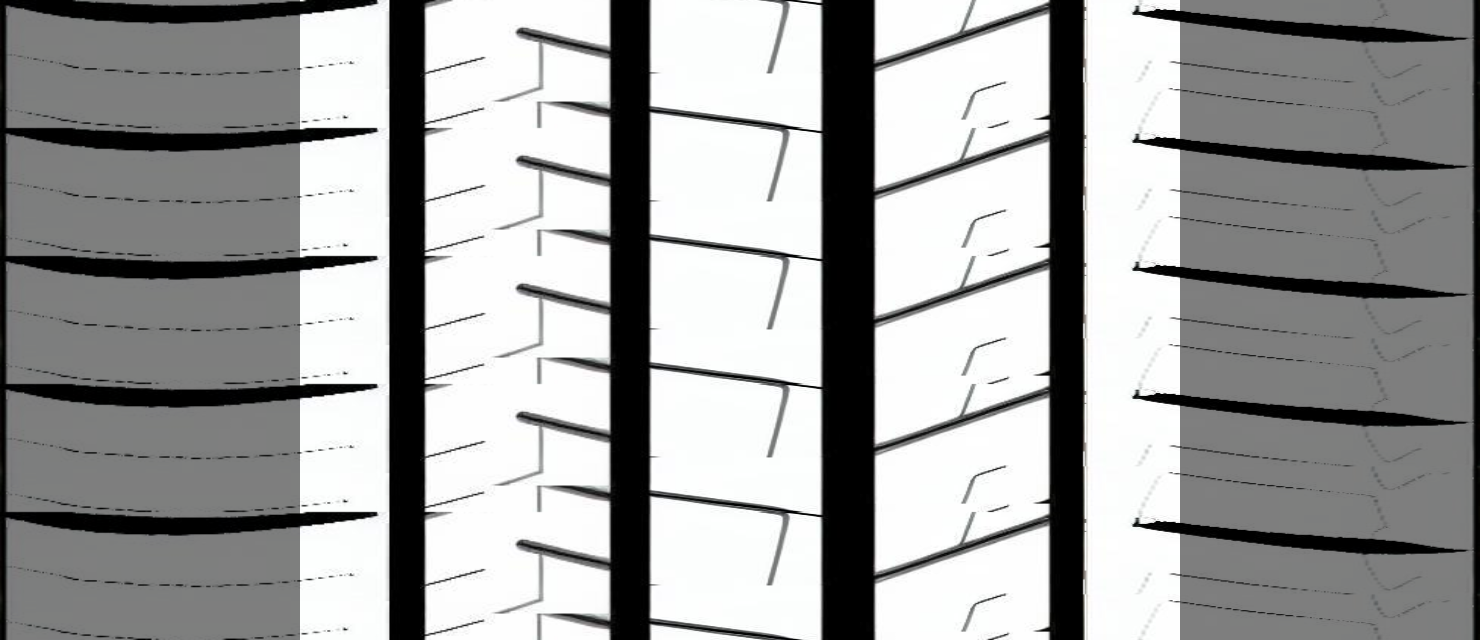
#> input picture tests/datasets/stitching/correct_black_decoration.png, 1480 x 640 px
$ python -i longitudinal_groove.py   (imports and definitions only)
#> lines starting #> are read from the running program, lines starting #| are printed output that depends on the picture; after the words box and inside, x2 and y2 are one past the last pixel; in counts of white or black regions, pixels touching at a corner belong together
### src/utils/logger.py
# -*- coding: utf-8 -*-

"""
日志模块

提供标准化的日志系统。
"""

import logging
from datetime import datetime
from pathlib import Path
from typing import Optional


# 项目根目录（logger.py 位于 src/utils/ 下，上溯两级即为项目根）
_PROJECT_ROOT = Path(__file__).resolve().parent.parent.parent


def _ensure_file_handler(logger: logging.Logger, level: int, formatter: logging.Formatter) -> None:
    """确保 logger 拥有文件 handler，写入 .logs/project.log。"""
    _log_dir = _PROJECT_ROOT / ".logs"
    _log_dir.mkdir(parents=True, exist_ok=True)
    _file_handler = logging.FileHandler(str(_log_dir / "project.log"), encoding="utf-8")
    _file_handler.setLevel(level)
    _file_handler.setFormatter(formatter)
    logger.addHandler(_file_handler)


def setup_logger(
    name: str = "giti_tire",
    level: str = "INFO",
    log_file: Optional[str] = None,
    console_output: bool = True
) -> logging.Logger:
    """
    设置并返回一个配置好的日志记录器。

    所有项目日志统一写入 .logs/project.log（文件 handler 等级为 DEBUG，
    保证 debug 级别日志也能落盘），控制台输出等级由 level 参数控制。

    Args:
        name: 日志记录器名称
        level: 日志级别 (DEBUG, INFO, WARNING, ERROR, CRITICAL)
        log_file: 日志文件路径（可选，不影响默认 .logs/project.log）
        console_output: 是否输出到控制台

    Returns:
        配置好的日志记录器
    """
    logger = logging.getLogger(name)
    logger.setLevel(getattr(logging, level.upper()))

    # 避免重复添加处理器
    if logger.handlers:
        return logger

    formatter = logging.Formatter(
        '%(asctime)s - %(name)s - %(levelname)s - %(message)s',
        datefmt='%Y-%m-%d %H:%M:%S'
    )

    # —— 默认文件 handler：所有日志统一写入 .logs/project.log ——
    _ensure_file_handler(logger, logging.DEBUG, formatter)

    # 显式指定的 log_file（额外输出）
    if log_file:
        log_path = Path(log_file)
        log_dir = log_path.parent
        if log_dir != Path('.') and not log_dir.exists():
            log_dir.mkdir(parents=True, exist_ok=True)

        file_handler = logging.FileHandler(str(log_path), encoding='utf-8')
        file_handler.setLevel(getattr(logging, level.upper()))
        file_handler.setFormatter(formatter)
        logger.addHandler(file_handler)

    # 控制台处理器
    if console_output:
        console_handler = logging.StreamHandler()
        console_handler.setLevel(getattr(logging, level.upper()))
        console_handler.setFormatter(formatter)
        logger.addHandler(console_handler)

    return logger


def get_logger(name: str = "giti_tire") -> logging.Logger:
    """
    获取或创建日志记录器。

    Args:
        name: 日志记录器名称

    Returns:
        日志记录器实例
    """
    if not hasattr(logging.Logger, 'manager'):
        return setup_logger(name)

    logger = logging.getLogger(name)
    if not logger.handlers:
        return setup_logger(name)
    return logger


class LoggerMixin:
    """日志记录器混入类，为类提供日志功能。"""

    # [4 lines left out: function logger, not called in this run]


# 创建默认日志记录器
default_logger = get_logger("tire-ai-pattern")

### src/core/longitudinal_groove.py
from __future__ import annotations

from dataclasses import dataclass

import cv2
import numpy as np

from src.common.exceptions import InputDataError, InputTypeError
from src.utils.logger import get_logger


RowData = list[tuple[int, float, float]]
Segment = tuple[float, float, int, int]

logger = get_logger(__name__)
#> further down, picture is the input picture: shape (640, 1480, 3); mean B, G, R 159.8, 160.1, 159.5


@dataclass
class _ActiveTrack:
    """逐行追踪中的临时纵向轨迹。"""

    data: RowData
    last_row: int
    last_center_x: float


def detect_longitudinal_grooves(
    image: np.ndarray,
    nominal_width_px: float = 4.0,
    min_width_px: int = 3,
    max_width_px: int = 12,
    narrow_cluster_px: int = 12,
    edge_margin_px: int = 13,
    min_segment_length_px: int = 16,
    max_angle_deg: float = 30.0,
    is_debug: bool = False,
) -> tuple[int, list[float], list[float], np.ndarray | None, np.ndarray | None]:
    """
    检测小图中的纵向细沟或纵向钢片。

    算法层只负责输出检测特征，不接收小图类型，不进行打分，也不判断 center/side 的数量是否合规。
    调用方可基于 ``groove_count``、``groove_positions_px`` 和 ``groove_widths_px`` 执行后续业务逻辑。

    参数：
        image: BGR 图像数组，形状必须为 ``(H, W, 3)``。
        nominal_width_px: 纵向细沟名义宽度，单位为像素。
        min_width_px: 候选线段的最小逐行均值宽度，单位为像素。
        max_width_px: 候选线段的最大逐行均值宽度，单位为像素。
        narrow_cluster_px: 单行窄簇筛选宽度上限，单位为像素。
        edge_margin_px: 左右边缘忽略宽度，单位为像素。
        min_segment_length_px: 候选线段的最小纵向长度，单位为像素。
        max_angle_deg: 相邻行中心点允许偏离竖直方向的最大角度。
        is_debug: 为 ``True`` 时返回 ``line_mask`` 和 ``debug_image``；否则二者为 ``None``。

    返回：
        五元组：纵向细沟数量、中心位置列表、宽度列表、掩码、调试图。

    抛出异常：
        InputTypeError: 入参类型不符合约定。
        InputDataError: 入参数据内容不满足算法前置条件。
    """
    _validate_inputs(
        image=image,
        nominal_width_px=nominal_width_px,
        min_width_px=min_width_px,
        max_width_px=max_width_px,
        narrow_cluster_px=narrow_cluster_px,
        edge_margin_px=edge_margin_px,
        min_segment_length_px=min_segment_length_px,
        max_angle_deg=max_angle_deg,
        is_debug=is_debug,
    )
    logger.debug("开始纵向细沟检测")

    gray_image = cv2.cvtColor(image, cv2.COLOR_BGR2GRAY)
    blurred_image = cv2.GaussianBlur(gray_image, (3, 3), 0)
    binary_image = cv2.adaptiveThreshold(
        blurred_image,
        255,
        cv2.ADAPTIVE_THRESH_GAUSSIAN_C,
        cv2.THRESH_BINARY_INV,
        blockSize=31,
        C=5,
    )
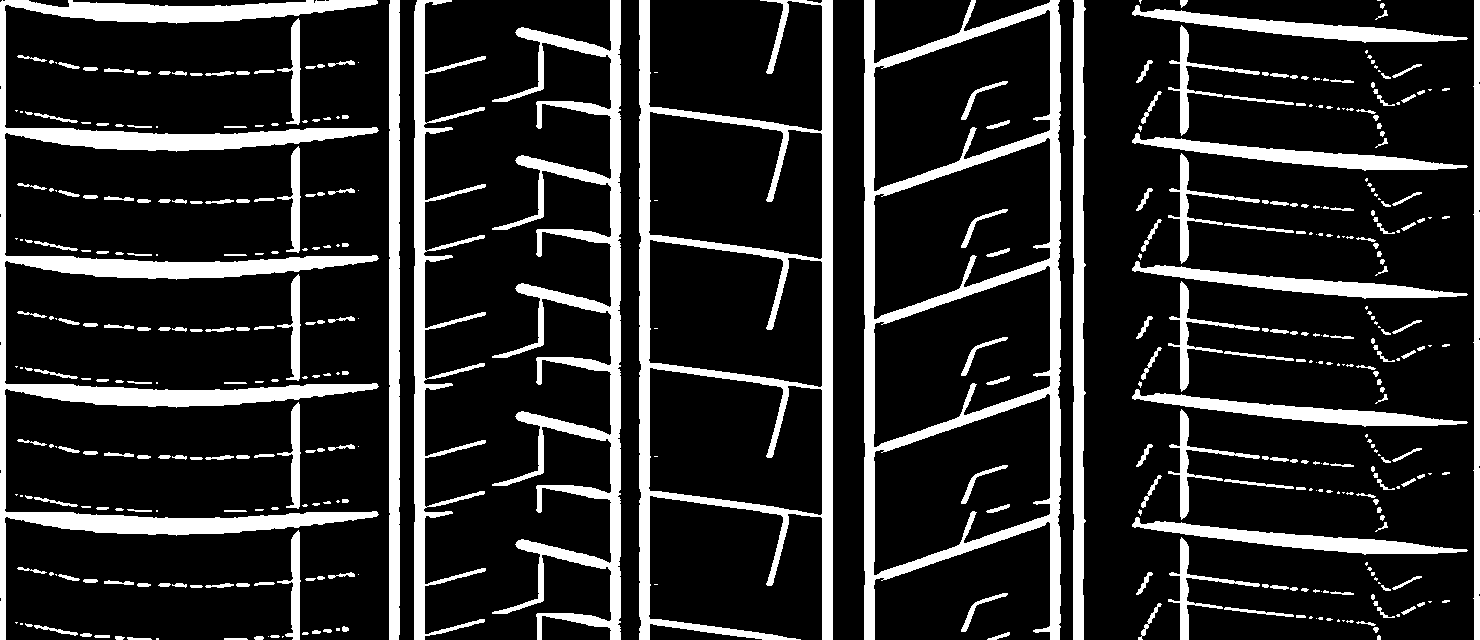
#> binary_image: shape (640, 1480); 17.3% white; 412 white regions (160 under 20 px), largest, box (x1, y1, x2, y2) and area: (0, 0, 379, 640) 29846, (864, 0, 1061, 640) 22950, (639, 0, 833, 640) 21509

    dedup_distance_px = nominal_width_px * 2.0
    positions, groove_count, line_mask, widths = _analyze_vertical_lines(
        binary=binary_image,
        min_width_px=min_width_px,
        narrow_cluster_px=narrow_cluster_px,
        edge_margin_px=edge_margin_px,
        min_segment_length_px=min_segment_length_px,
        max_angle_deg=max_angle_deg,
        max_width_px=max_width_px,
        dedup_distance_px=dedup_distance_px,
    )

    result_mask = None
    debug_image = None
    if is_debug:
        result_mask = line_mask
        debug_image = _draw_debug_image(
            image=image,
            line_mask=line_mask,
            positions=positions,
            count=groove_count,
        )

    logger.debug("纵向细沟检测完成，数量=%d，位置=%s", groove_count, positions)
    return groove_count, positions, widths, result_mask, debug_image


def _validate_inputs(
    image: np.ndarray,
    nominal_width_px: float,
    min_width_px: int,
    max_width_px: int,
    narrow_cluster_px: int,
    edge_margin_px: int,
    min_segment_length_px: int,
    max_angle_deg: float,
    is_debug: bool,
) -> None:
    if not isinstance(image, np.ndarray):
        raise InputTypeError("detect_longitudinal_grooves", "image", "np.ndarray", type(image).__name__)
    if image.ndim != 3 or image.shape[2] != 3:
        raise InputDataError("detect_longitudinal_grooves", "image", "expected BGR image with shape (H, W, 3)", image.shape)
    if not isinstance(is_debug, bool):
        raise InputTypeError("detect_longitudinal_grooves", "is_debug", "bool", type(is_debug).__name__)

    _validate_positive_number("nominal_width_px", nominal_width_px)
    _validate_positive_int("min_width_px", min_width_px)
    _validate_positive_int("max_width_px", max_width_px)
    _validate_positive_int("narrow_cluster_px", narrow_cluster_px)
    _validate_non_negative_int("edge_margin_px", edge_margin_px)
    _validate_positive_int("min_segment_length_px", min_segment_length_px)
    _validate_positive_number("max_angle_deg", max_angle_deg)

    if max_width_px < min_width_px:
        raise InputDataError("detect_longitudinal_grooves", "max_width_px", "must be greater than or equal to min_width_px", max_width_px)
    if narrow_cluster_px < min_width_px:
        raise InputDataError("detect_longitudinal_grooves", "narrow_cluster_px", "must be greater than or equal to min_width_px", narrow_cluster_px)
    if max_angle_deg >= 85:
        raise InputDataError("detect_longitudinal_grooves", "max_angle_deg", "must be less than 85", max_angle_deg)


def _is_real_number(value: object) -> bool:
    return isinstance(value, (int, float)) and not isinstance(value, bool)


def _validate_positive_number(param: str, value: object) -> None:
    if not _is_real_number(value):
        raise InputTypeError("detect_longitudinal_grooves", param, "int or float", type(value).__name__)
    if value <= 0:
        raise InputDataError("detect_longitudinal_grooves", param, "must be positive", value)


def _validate_positive_int(param: str, value: object) -> None:
    if not isinstance(value, int) or isinstance(value, bool):
        raise InputTypeError("detect_longitudinal_grooves", param, "int", type(value).__name__)
    if value <= 0:
        raise InputDataError("detect_longitudinal_grooves", param, "must be positive", value)


def _validate_non_negative_int(param: str, value: object) -> None:
    if not isinstance(value, int) or isinstance(value, bool):
        raise InputTypeError("detect_longitudinal_grooves", param, "int", type(value).__name__)
    if value < 0:
        raise InputDataError("detect_longitudinal_grooves", param, "must be non-negative", value)


def _bridge_small_vertical_gaps(binary: np.ndarray, max_gap_px: int = 4) -> np.ndarray:
    """用纵向闭运算桥接细沟中的小断点。"""
    kernel = cv2.getStructuringElement(cv2.MORPH_RECT, (1, max_gap_px + 1))
    return cv2.morphologyEx(binary, cv2.MORPH_CLOSE, kernel)


def _split_row_data_by_angle(
    row_data: RowData,
    max_angle_deg: float,
    smooth_half_window: int = 3,
) -> list[RowData]:
    """按局部偏转角度把一条轨迹切分为若干近竖直子段。"""
    if not row_data:
        return []
    if len(row_data) == 1:
        return [row_data]

    center_values = np.array([row_item[1] for row_item in row_data], dtype=np.float64)
    smoothed_centers = np.array(
        [
            center_values[max(0, index - smooth_half_window): min(len(row_data), index + smooth_half_window + 1)].mean()
            for index in range(len(row_data))
        ]
    )

    max_slope = float(np.tan(np.radians(max_angle_deg)))
    segments: list[RowData] = []
    segment_start = 0

    for row_index in range(1, len(row_data)):
        previous_row = row_data[row_index - 1][0]
        current_row = row_data[row_index][0]
        row_gap = max(1, current_row - previous_row)
        center_delta = abs(smoothed_centers[row_index] - smoothed_centers[row_index - 1])

        if center_delta > max_slope * row_gap:
            segments.append(row_data[segment_start:row_index])
            segment_start = row_index

    segments.append(row_data[segment_start:])
    return [segment for segment in segments if segment]


def _build_groove_tracks(
    all_row_clusters: list[tuple[int, list[tuple[int, int]]]],
    max_dx: float = 8.0,
    max_gap_rows: int = 5,
) -> list[RowData]:
    """根据逐行窄簇构建跨行纵向轨迹。"""
    active_tracks: list[_ActiveTrack] = []
    finished_tracks: list[RowData] = []

    for row_index, clusters in all_row_clusters:
        cluster_info = [((start_col + end_col) / 2.0, float(end_col - start_col + 1)) for start_col, end_col in clusters]

        still_active: list[_ActiveTrack] = []
        for track in active_tracks:
            if row_index - track.last_row > max_gap_rows:
                finished_tracks.append(track.data)
            else:
                still_active.append(track)
        active_tracks = still_active

        candidates: list[tuple[float, int, int]] = []
        for track_index, track in enumerate(active_tracks):
            for cluster_index, (center_x, _row_width) in enumerate(cluster_info):
                distance = abs(center_x - track.last_center_x)
                if distance <= max_dx:
                    candidates.append((distance, track_index, cluster_index))
        candidates.sort()

        matched_tracks: set[int] = set()
        matched_clusters: set[int] = set()
        for _distance, track_index, cluster_index in candidates:
            if track_index in matched_tracks or cluster_index in matched_clusters:
                continue
            center_x, row_width = cluster_info[cluster_index]
            active_tracks[track_index].data.append((row_index, center_x, row_width))
            active_tracks[track_index].last_row = row_index
            active_tracks[track_index].last_center_x = center_x
            matched_tracks.add(track_index)
            matched_clusters.add(cluster_index)

        for cluster_index, (center_x, row_width) in enumerate(cluster_info):
            if cluster_index not in matched_clusters:
                active_tracks.append(_ActiveTrack(data=[(row_index, center_x, row_width)], last_row=row_index, last_center_x=center_x))

    for track in active_tracks:
        finished_tracks.append(track.data)
    return finished_tracks


def _analyze_vertical_lines(
    binary: np.ndarray,
    min_width_px: int,
    narrow_cluster_px: int,
    edge_margin_px: int = 0,
    min_segment_length_px: int = 1,
    max_angle_deg: float = 30.0,
    max_width_px: int = 12,
    dedup_distance_px: float = 8.0,
) -> tuple[list[float], int, np.ndarray, list[float]]:
    """从二值图中提取纵向细沟位置、数量、掩码和宽度。"""
#> called with min_width_px = 3, narrow_cluster_px = 12, edge_margin_px = 13, min_segment_length_px = 16, max_angle_deg = 30, max_width_px = 12, dedup_distance_px = 8
    working_binary = binary.copy()
    image_width = binary.shape[1]

    if edge_margin_px > 0:
        working_binary[:, :edge_margin_px] = 0
        working_binary[:, max(0, image_width - edge_margin_px):] = 0
#> working_binary: shape (640, 1480); 16.4% white; 415 white regions (160 under 20 px), largest, box (x1, y1, x2, y2) and area: (864, 0, 1061, 640) 22950, (639, 0, 833, 640) 21509, (492, 0, 621, 640) 17275

    bridged_binary = _bridge_small_vertical_gaps(working_binary, max_gap_px=4)
#> in _bridge_small_vertical_gaps, `return cv2.morphologyEx(binary, cv2.MORPH_CLOSE, kernel)`:
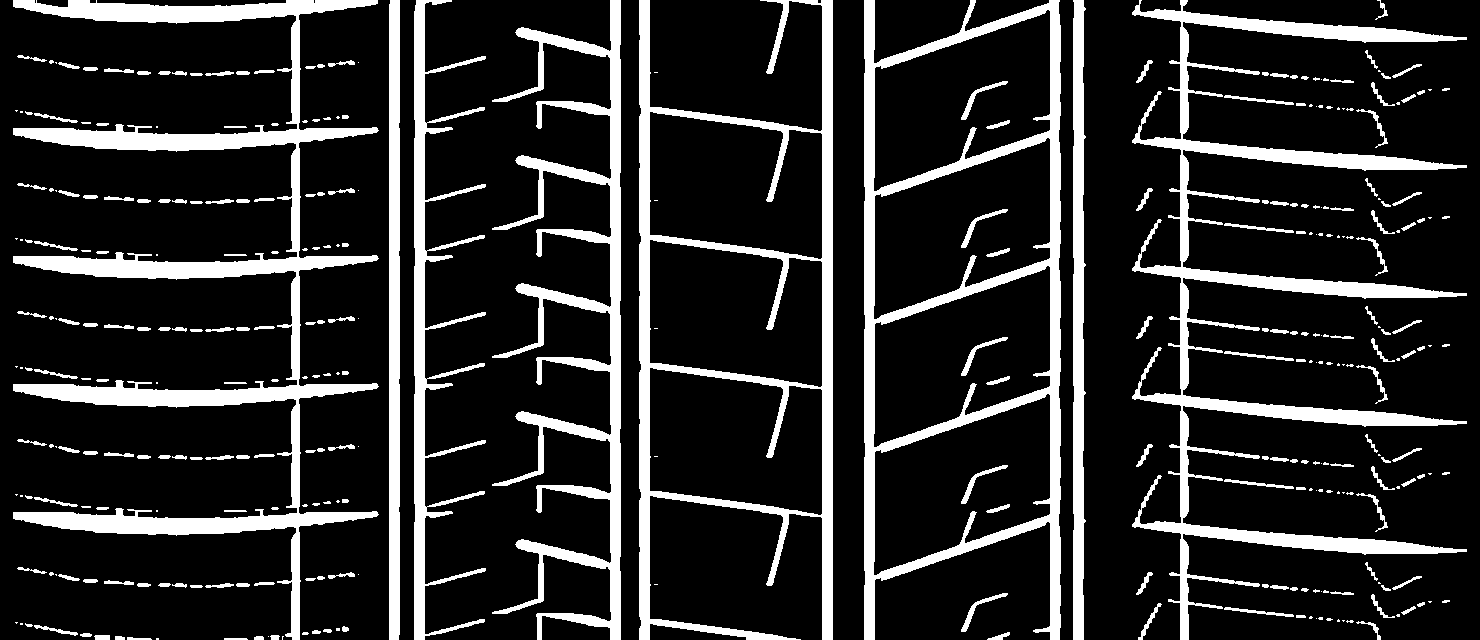
#> returned value: shape (640, 1480); 16.6% white; 330 white regions (129 under 20 px), largest, box (x1, y1, x2, y2) and area: (13, 0, 379, 640) 31384, (1132, 0, 1467, 640) 25849, (864, 0, 1061, 640) 23066
    max_tilt_vertical_span = int(min_width_px / np.tan(np.radians(max_angle_deg)))
    vertical_open_height = max(3, min(max_tilt_vertical_span, min_segment_length_px // 2))
    open_kernel = cv2.getStructuringElement(cv2.MORPH_RECT, (1, vertical_open_height))
    bridged_binary = cv2.morphologyEx(bridged_binary, cv2.MORPH_OPEN, open_kernel)
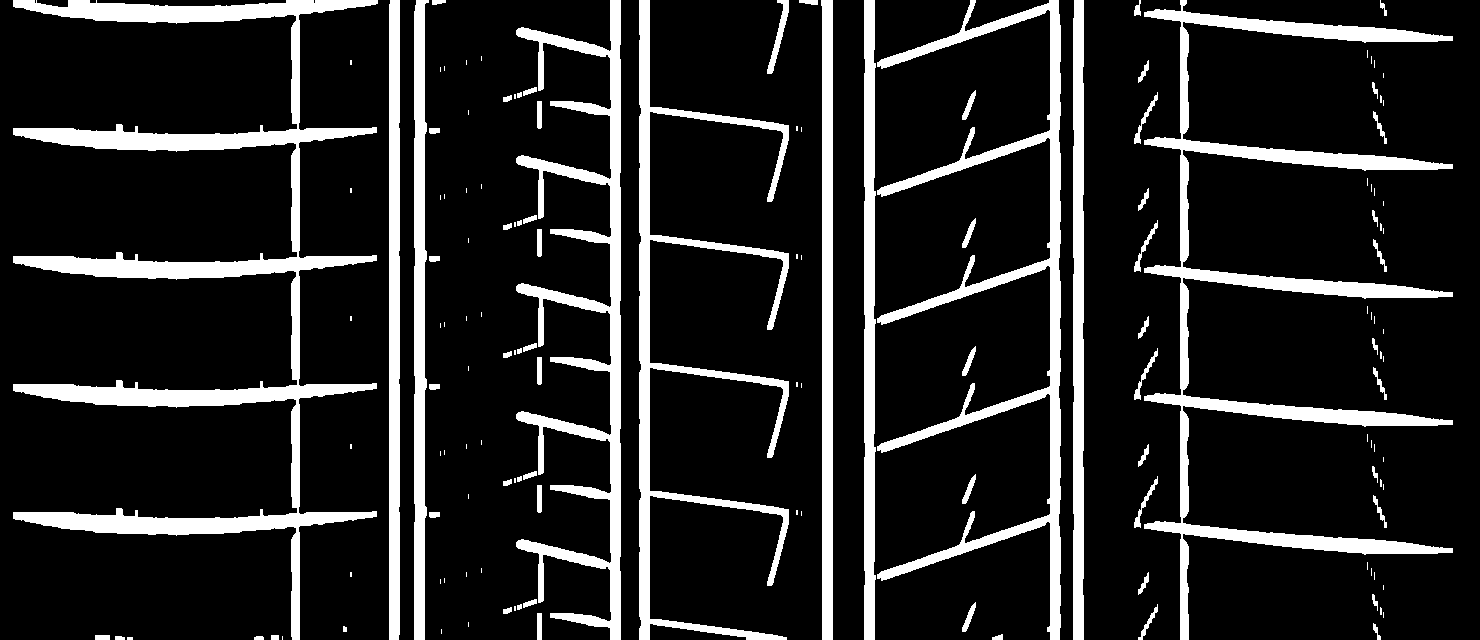
#> bridged_binary: shape (640, 1480); 14.7% white; 146 white regions (76 under 20 px), largest, box (x1, y1, x2, y2) and area: (13, 0, 378, 640) 30847, (1144, 0, 1453, 640) 22403, (877, 0, 1061, 640) 15866

    label_count, labels, stats, _centroids = cv2.connectedComponentsWithStats(
        (bridged_binary > 0).astype(np.uint8), connectivity=8
    )
#> labels: shape (640, 1480) int32; 147 distinct labels, from 0 to 146
#> label_count = 147; stats = 147 rows, first 6: [0, 0, 1480, 640, 808078], [13, 0, 365, 640, 30847], [389, 0, 11, 640, 7011], [414, 0, 15, 640, 7049], [432, 0, 14, 5, 57], [516, 0, 105, 640, 15540]
#> (the rest of the program and of its run is left out)
